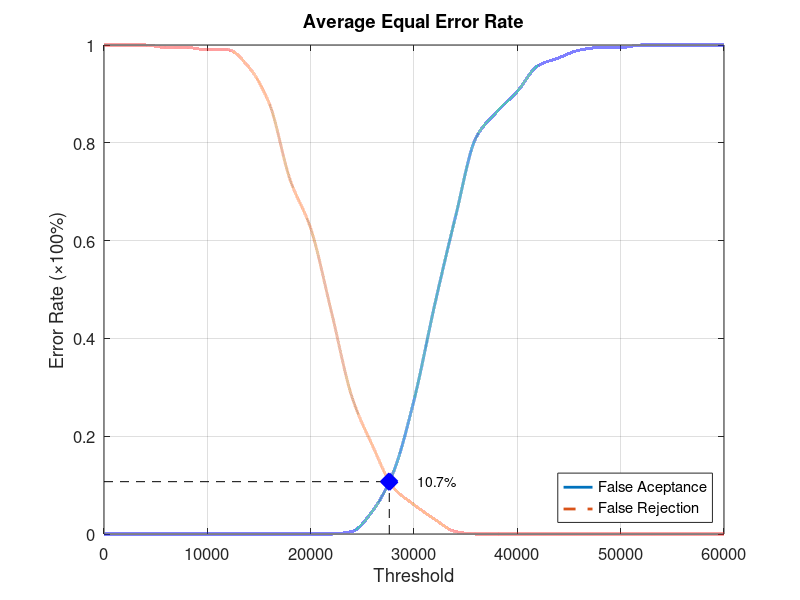
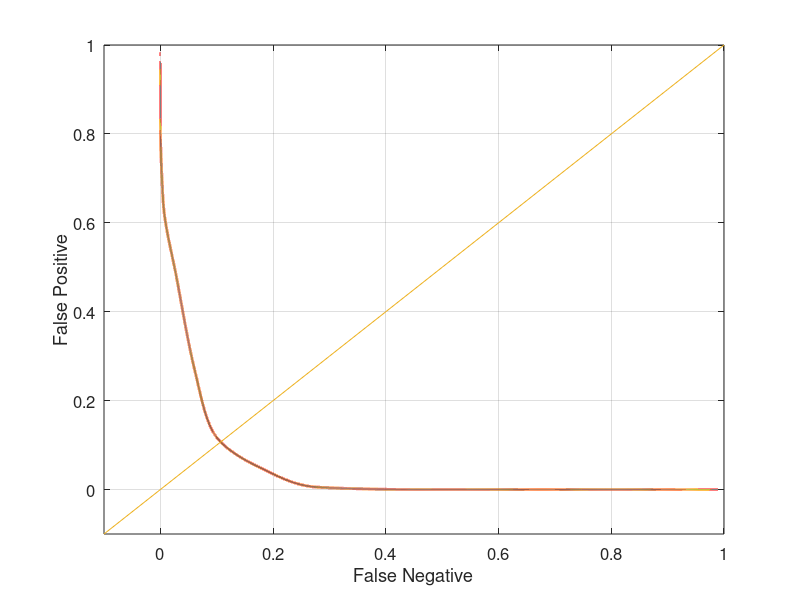

Write MATLAB code to recreate these figures, in order.
function yEER = Database5_4
close all;
clear;
clc;
x = 0:2000:60000;
xq = 0:0.5:60000;

y0 = [0 0 0 0 0 0 0 0 0 0 0 0 0.00526316 0.0473684 0.126316 0.273684 0.468421 0.647368 0.810526 0.863158 0.905263 0.957895 0.973684 0.989474 0.994737 0.994737 1 1 1 1 1];
yy0 = interp1(x, y0, xq, 'pchip');
y1 = [1 1 1 0.995 0.995 0.99 0.99 0.955 0.88 0.725 0.625 0.455 0.28 0.18 0.095 0.06 0.03 0.005 0 0 0 0 0 0 0 0 0 0 0 0 0];
yy1 = interp1(x, y1, xq, 'pchip');

% Calculating EER: 
y2 = abs(y0 - y1);
find(y2 == min(y2))
yy2 = abs(yy0 - yy1);
xEER = find(yy2 == min(yy2));
xEERIndex = xq(xEER) % X-axis EER
yEER = yy0(xEER) % Y-axis EER

main = figure
plot(xq, yy0,'-','LineWidth', 2);	hold on
plot(xq, yy1,'--','LineWidth', 2);	hold on
plot([xEERIndex xEERIndex], [0 yEER], 'k--');	hold on
plot([0 xEERIndex], [yEER yEER], 'k--');	hold on
plot(xEERIndex, yEER, 'bx', 'LineWidth', 10);	hold on
text(xEERIndex + 10 * xEERIndex / 100, yEER, [num2str(round((10000 * yEER)) / 100) '%'])
legend('False Aceptance', 'False Rejection', 'Location', 'SouthEast')
xlabel('Threshold')
ylabel('Error Rate (\times100%)')
title('Average Equal Error Rate')
set(gca, 'FontSize', 12)
axis([0 60000 0 1])
grid on

print(main, 'Database5_4Main', '-dpng');
FNRxFPR = figure('Color', [1 1 1]);
plot(yy1, yy0, '-', yy1, yy0, 'LineWidth', 2);
hold on
y = -0.1:0.1:1
plot(y, y); 
set(gca, 'FontSize', 12)
xlabel('False Negative')
ylabel('False Positive')
axis([-0.1 1 -0.1 1])
set(gca, 'FontSize', 12)
grid on

print(FNRxFPR, 'Database5_4FNRxFPR','-dpng');
end
